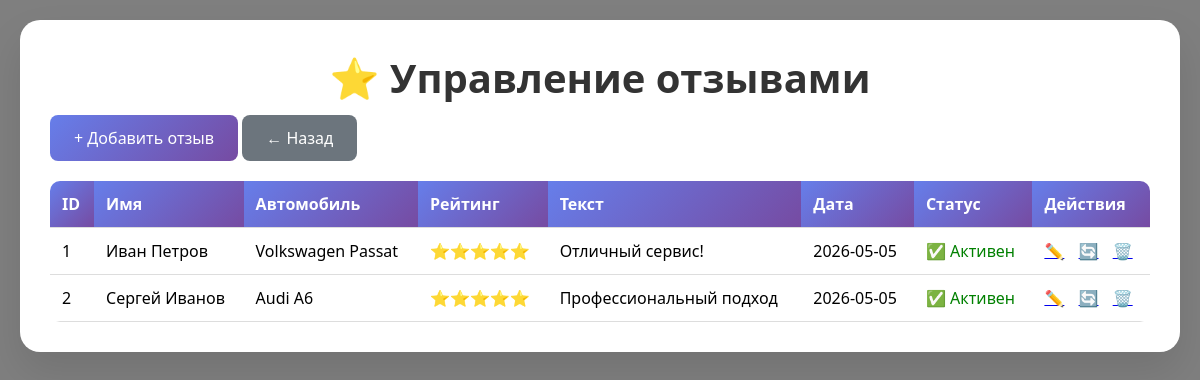
Screenshot of /admin/reviews (signed in) with the database file from the repository.
### app.py (models this page shows)
class Review(db.Model):
    id = db.Column(db.Integer, primary_key=True)
    name = db.Column(db.String(100), nullable=False)
    car = db.Column(db.String(100), nullable=False)
    rating = db.Column(db.Integer, nullable=False)
    text = db.Column(db.Text, nullable=False)
    date = db.Column(db.String(20), default=datetime.now().strftime('%Y-%m-%d'))
    is_active = db.Column(db.Boolean, default=True)

### app.py (the view)
@app.route('/admin/reviews')
@login_required
def admin_reviews():
    reviews = Review.query.all()
    return render_template('admin/reviews.html', reviews=reviews)

### app.py (called while the page is built)
def login_required(f):
    @wraps(f)
    def decorated(*args, **kwargs):
        if not session.get('admin_logged_in'):
            return redirect(url_for('admin_login'))
        return f(*args, **kwargs)
    return decorated

### templates/admin/reviews.html (shortened to what this page needs)
<!DOCTYPE html>
<html lang="ru">
<head>
    <link rel="stylesheet" href="/static/style.css">
</head>
<body>
    <div class="admin-container">
        <h1>⭐ Управление отзывами</h1>
        <div style="margin-bottom: 20px;">
            <a href="/admin/reviews/add" class="btn-add">+ Добавить отзыв</a>
            <a href="/admin" class="btn-back">← Назад</a>
        </div>
        <table class="table">
            <thead>
                <tr>
                    <th>ID</th>
                    <th>Имя</th>
                    <th>Автомобиль</th>
                    <th>Рейтинг</th>
                    <th>Текст</th>
                    <th>Дата</th>
                    <th>Статус</th>
                    <th>Действия</th>
                </tr>
            </thead>
            <tbody>
                {% for review in reviews %}
                <tr>
                    <td>{{ review.id }}</td>
                    <td>{{ review.name }}</td>
                    <td>{{ review.car }}</td>
                    <td>{% for i in range(review.rating) %}⭐{% endfor %}</td>
                    <td>{{ review.text[:50] }}{% if review.text|length > 50 %}...{% endif %}</td>
                    <td>{{ review.date }}</td>
                    <td>
                        {% if review.is_active %}
                            <span style="color: green;">✅ Активен</span>
                        {% else %}
                            <span style="color: red;">❌ Неактивен</span>
                        {% endif %}
                    </td>
                    <td>
                        <a href="/admin/reviews/edit/{{ review.id }}" style="margin-right: 10px;">✏️</a>
                        <a href="/admin/reviews/toggle/{{ review.id }}" style="margin-right: 10px;">🔄</a>
                        <a href="/admin/reviews/delete/{{ review.id }}" onclick="return confirm('Удалить отзыв?')">🗑️</a>
                    </td>
                </tr>
                {% endfor %}
            </tbody>
        </table>
    </div>
</body>
</html>

### static/style.css (style rules this page uses)
* { margin: 0; padding: 0; box-sizing: border-box; }
body { font-family: 'Segoe UI', Tahoma, Geneva, Verdana, sans-serif; background-image: url('/static/background.jpg'); background-size: cover; background-position: center; background-attachment: fixed; background-repeat: no-repeat; min-height: 100vh; padding: 20px; }
body::before { content: ''; position: fixed; top: 0; left: 0; width: 100%; height: 100%; background: rgba(0, 0, 0, 0.5); z-index: -1; }
h1 { text-align: center; color: #333; font-size: 2.5em; margin-bottom: 10px; }
.admin-container { max-width: 1200px; margin: 0 auto; background: white; border-radius: 20px; padding: 30px; box-shadow: 0 20px 40px rgba(0,0,0,0.1); }
.admin-menu a, .btn-add, .btn-back { display: inline-block; padding: 12px 24px; background: linear-gradient(135deg, #667eea, #764ba2); color: white; text-decoration: none; border-radius: 8px; transition: transform 0.2s; }
.btn-back { background: #6c757d; }
.table { width: 100%; background: white; border-collapse: collapse; margin-top: 20px; border-radius: 10px; overflow: hidden; }
.table th, .table td { padding: 12px; text-align: left; border-bottom: 1px solid #ddd; }
.table th { background: linear-gradient(135deg, #667eea, #764ba2); color: white; }

### rows the page displays
Review: id "1", name "Иван Петров", car "Volkswagen Passat", rating 5 (drawn), text "Отличный сервис!", date "2026-05-05", is_active "✅ Активен"
Review: id "2", name "Сергей Иванов", car "Audi A6", rating 5 (drawn), text "Профессиональный подход", date "2026-05-05", is_active "✅ Активен"
